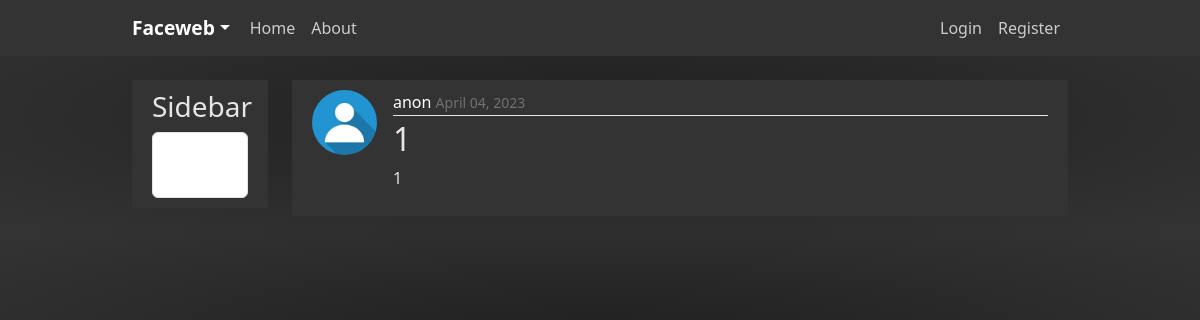
The app's page /faceweb/post/7/ with its own data.
### faceweb/models.py (models this page shows, shortened)
class Post(models.Model):
    title = models.CharField(max_length=100)
    content = models.TextField()
    date_posted = models.DateTimeField(default=timezone.now)
    author = models.ForeignKey(User, on_delete=models.CASCADE)

### users/models.py (models this page shows, shortened)
class Profile(models.Model):
    user = models.OneToOneField(User, on_delete=models.CASCADE)
    ceneo_favourites = models.ManyToManyField(
        Product, related_name='favourites')
    image = models.ImageField(
        default='profile_pics/default.jpg', upload_to='profile_pics')

### faceweb/views.py (the view)
# urls.py: path('post/<int:pk>/', PostDetailView.as_view(), name='post-detail'),
class PostDetailView(DetailView):
    model = Post

### faceweb/templates/faceweb/post_detail.html (shortened to what this page needs)
{% extends "faceweb/head.html" %}
{% block content %}
<div class="col-md-10">
  <article class="media content-section">
    <img class="rounded-circle article-img" src="{{ object.author.profile.image.url }}">
    <div class="media-body">
      <div class="article-metadata">
        <a class="mr-2" href="{% url 'user-posts' object.author.username %}">{{ object.author }}</a>
        <small class="text-muted">{{ object.date_posted|date:"F d, Y" }}</small>
      </div>
      <h2 class="article-title">{{ object.title }}</h2>
      <p class="article-content">{{ object.content }}</p>
    </div>
  </article>
</div>
{% endblock content %}

### users/static/users/main.css (style rules this page uses)
.text-muted { color: var(--palette-1) !important; opacity: 80%; }

### faceweb/static/faceweb/main.css (style rules this page uses)
:root { --palette-1: #FFFFFF; --palette-2: #E5E5E5; --palette-3: #ff6300; --palette-4: #14213D; --palette-5: #333333; --palette-6: #000000; }
body { background: #1F1F1F; background: -webkit-radial-gradient(center, #1F1F1F, #343434); background: -moz-radial-gradient(center, #1F1F1F, #343434); background: radial-gradient(ellipse at center, #1F1F1F, #343434); color: var(--palette-2); margin-top: 5rem; }
h1, h2, h3, h4, h5, h6 { color: var(--palette-2); }
.text-muted { color: gray !important; opacity: 80%; }
.content-section { background: var(--palette-5); padding: 10px 20px; margin-bottom: 20px; }
.article-title { color: var(--palette-2); text-decoration: none; }
.article-content { white-space: pre-line; }
.article-metadata { padding-bottom: 1px; margin-bottom: 4px; border-bottom: 1px solid #e3e3e3 }
.article-img { height: 65px; width: 65px; margin-right: 16px; }
.media-body { flex: 1; }
.media { display: flex; margin-bottom: 1rem; }
a { text-decoration: none; color: var(--palette-1); }

### records on screen
Post: author.profile.image (placeholder picture), author "anon", date_posted "April 04, 2023", title "1", content "1"
